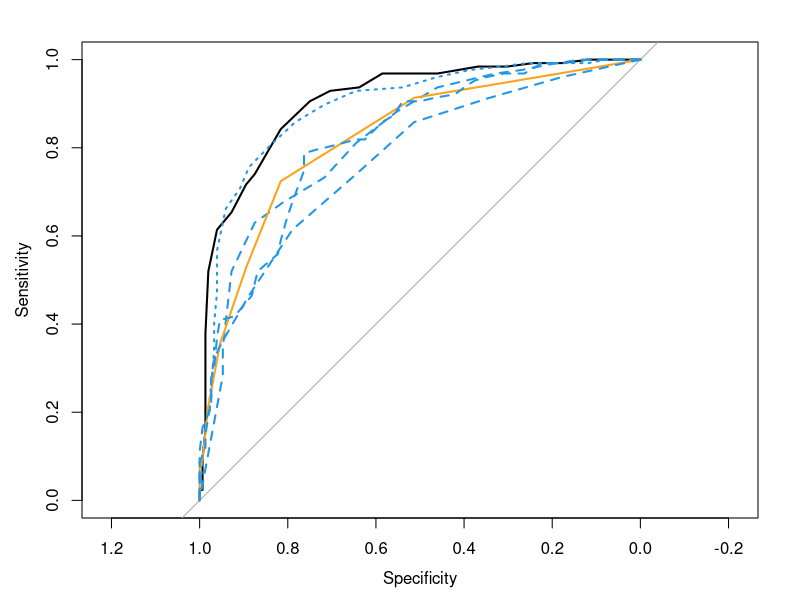

Write the R code that produced this figure.
library(pROC)


library(readxl)
craft <- read_excel("BASE CRAFT1.xlsx")

craft_inm <- roc(craft$dx_clinico, craft$craft_inm_text)
craft_dif <- roc(craft$dx_clinico, craft$craft_dif_text)
ravlt_dif<- roc(craft$dx_clinico, craft$ravlt_evocacion)
craft_recon<-roc(craft$dx_clinico, craft$craft_total)
ravlt_rec <- roc(craft$dx_clinico, craft$ravlt_reconocimiento)
ravlt_inme<-roc(craft$dx_clinico, craft$ravlt_aprendizaje)

plot(craft_inm, col = 1, lty = 1 )
plot(craft_dif, col = 4, lty = 3, add = TRUE) #si pones el argumento add lo suma al otro
plot(ravlt_dif, col = 4, lty = 2, add = TRUE)
plot(craft_recon, col = "#fba31b", lty = 1, main = "ROC",add = TRUE)
plot(ravlt_rec, col = 4, lty = 2, add = TRUE)
plot(ravlt_inme, col = 4, lty = 2, add = TRUE)